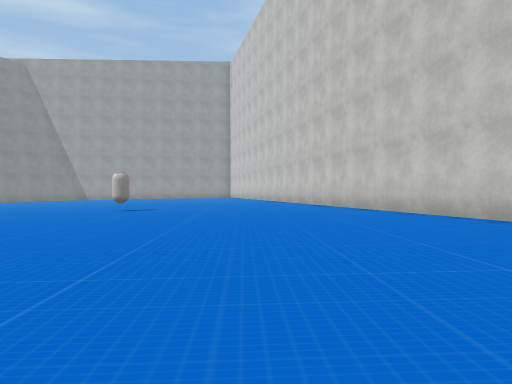
View 1 (above)

24 first-person views from a walk through a 3-D level made in the Unity game engine. The camera is 1.2 m above the floor, looks level and sees 70° across. The floor is counted in squares, 2 m on a side. Each view is taken from the middle of a square. On the plan, view 1 faces up. The plan holds only what a view shows up to about 10 squares ahead; the rest is blank. The place goes on beyond the plan. The player character is not drawn. Some surface patterns are stand-ins.

View 2
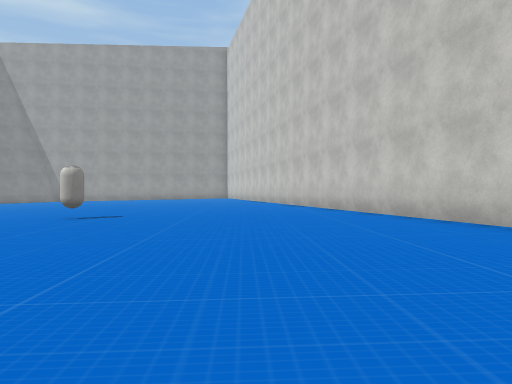

View 3
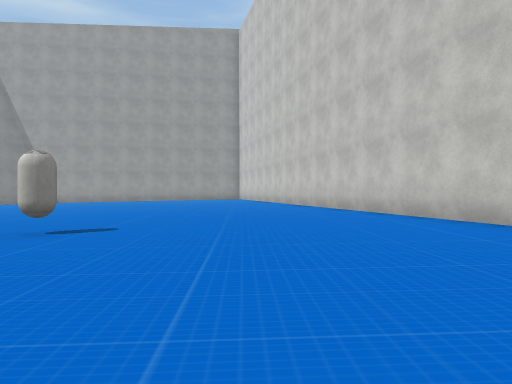

View 4
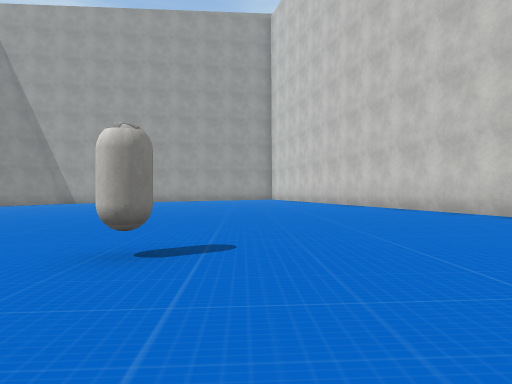

View 5
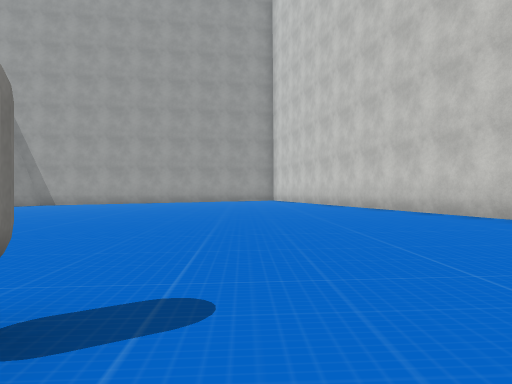

View 6
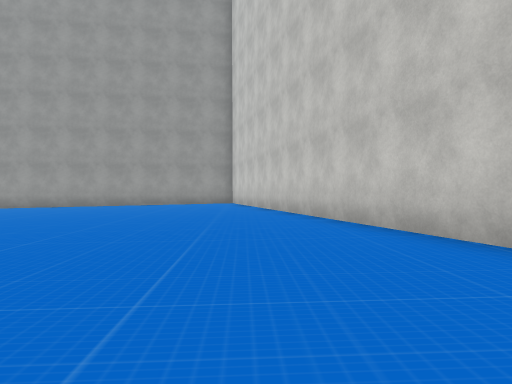

View 7
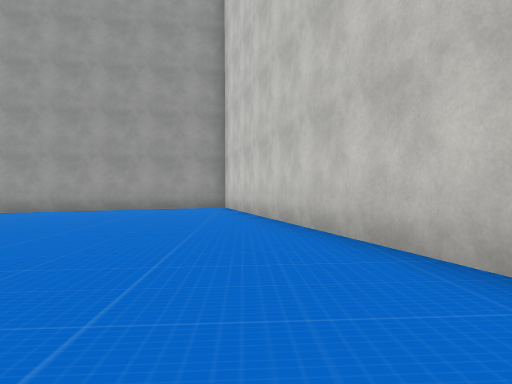

View 8
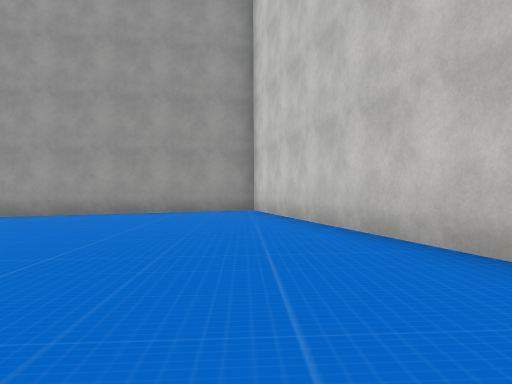

View 9
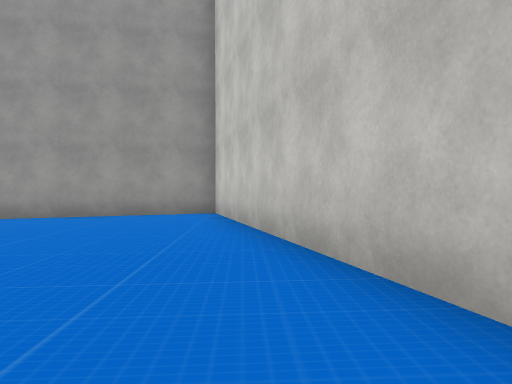

View 10
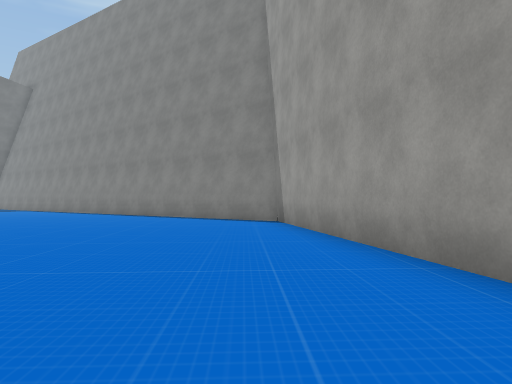

View 11
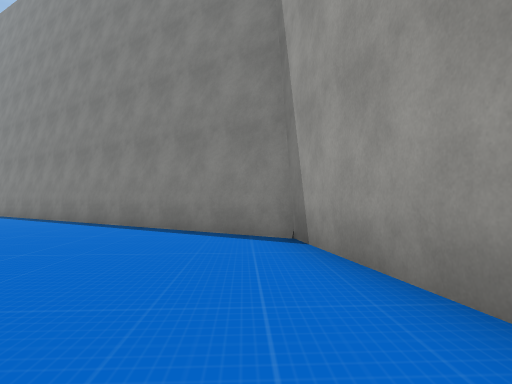

View 12
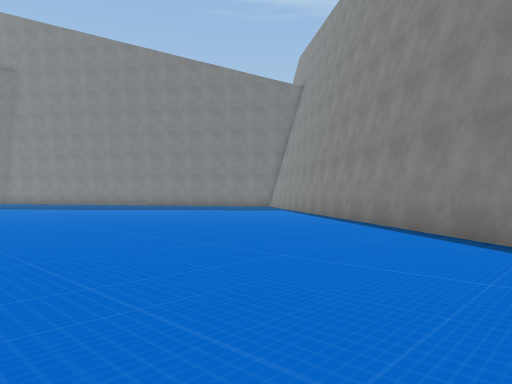

View 13
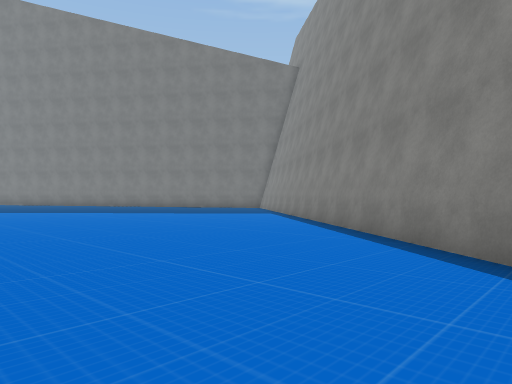

View 14
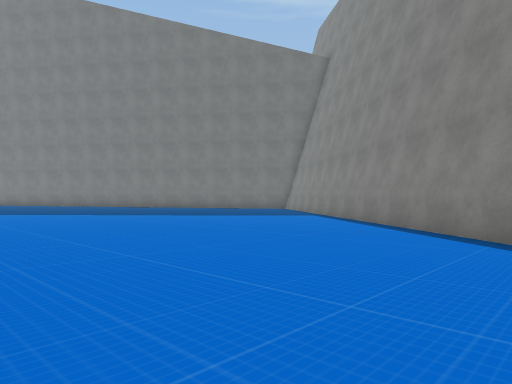

View 15
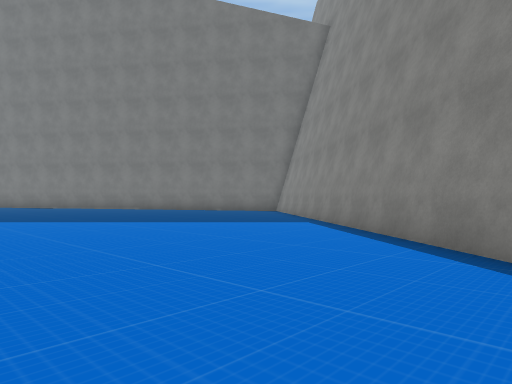

View 16
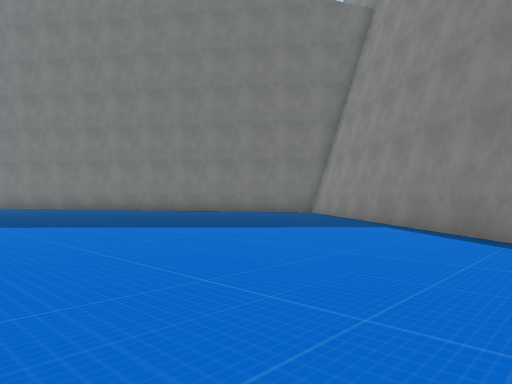

View 17
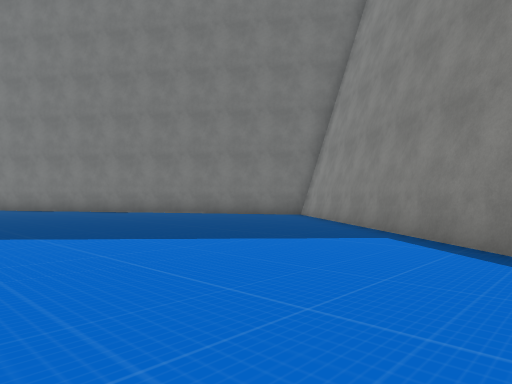

View 18
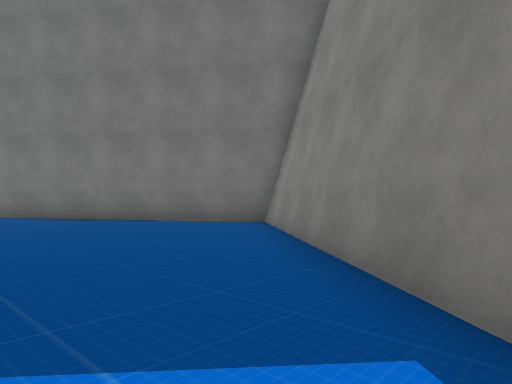

View 19
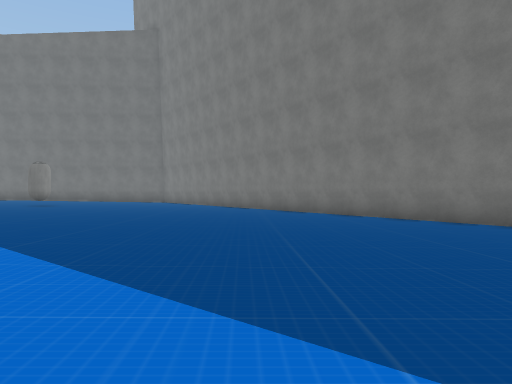

View 20
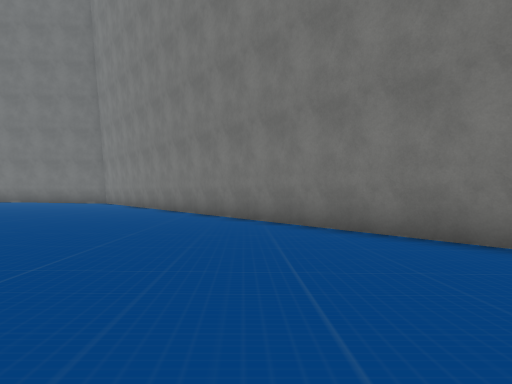

View 21
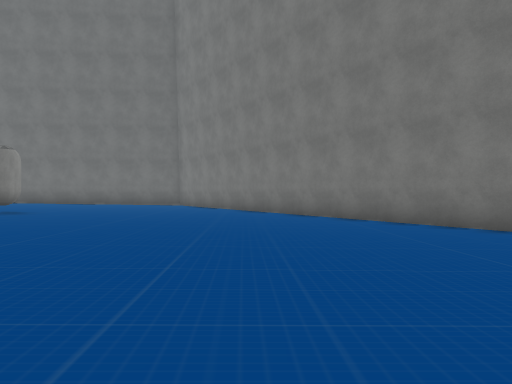

View 22
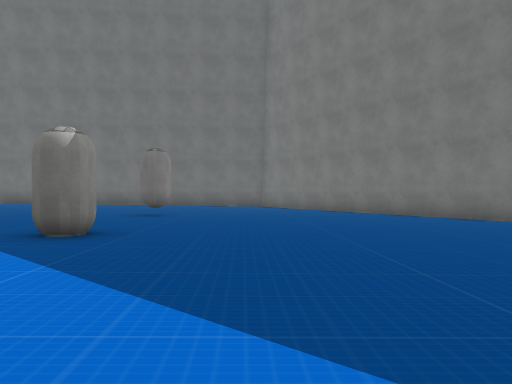

View 23
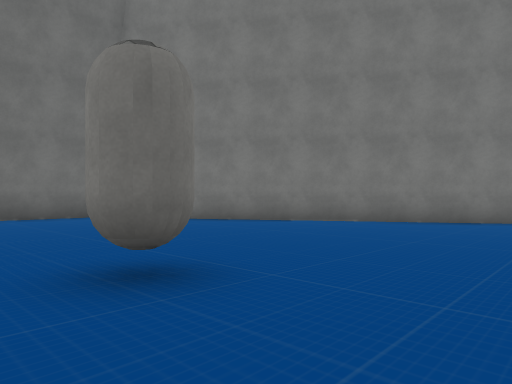

View 24
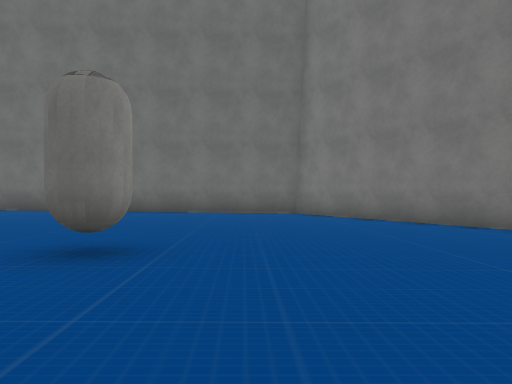

### Floor plan
Key: @ floor where view 1 was taken; # wall or solid block; . main floor; : floor 0.25 m higher than the main floor; - floor 0.25 m lower than the main floor; _ floor 0.5 m lower than the main floor; < floor 0.75 m lower than the main floor; / step, stairs or slope; O other object.
Columns run from 28 left of view 1 to 5 right of it. Each row starts with its distance up from view 1.
 30                        ####
 29                  #######::##
 28               ####...::::::#
 27              ##.......:::::#
 26             ##........:::::##
 25            ##/-.......::::::#
 24            #/--........:::::#
 23           ##---..... ..:::::#
 22          ##-----...  ...::::##
 21         ##------...  ...:::::#
 20        ##--------.......:::::#
 19        #_--------........::::#
 18       ##__-------. ......::::##
 17      ##___-------- .......::::#
 16     ##_____------- .......::::#
 15    ##/_____-----    ......::::#
 14    #/______----      ......:::##
 13   ##________---      ......::::#
 12  ##<________---       ......:::#
 11 ##<<<________--       ..O...:::##
 10 #<<<<________--       ......::::#
  9 ##<<<<_______---      .......:::#
  8  ##<<<________--      .......:::#
  7   #<<<________---      .......::##
  6   ##<<<________-O-      ......:::#
  5    ##<<________---      ......:::
  4     #<<<_______----      ......:
  3     ##<<________----      .....
  2      ##<________----      .....
  1       ##<_______O---       ...
  0        #<________--         @
 -1        ##<_______--
 -2         ##________--
 -3          ##_______---
 -4           #_______ --
 -5           ##______
 -6              ___
 -7              ###

Positions as (right, up) in squares from view 1, and headings:
1: (0, 0), facing up
2: (0, 3), facing up
3: (-1, 6), facing up
4: (-3, 8), facing up
5: (-3, 10), facing up
6: (-1, 13), facing up
7: (-1, 17), facing up
8: (-2, 19), facing up
9: (-1, 20), facing up
10: (-4, 27), facing left
11: (-8, 27), facing left
12: (-9, 27), facing down-left
13: (-12, 25), facing down-left
14: (-12, 23), facing down-left
15: (-15, 21), facing down-left
16: (-15, 19), facing down-left
17: (-17, 18), facing down-left
18: (-21, 16), facing down-left
19: (-21, 16), facing down
20: (-23, 12), facing down
21: (-19, 11), facing down
22: (-15, 11), facing down
23: (-11, 4), facing down-left
24: (-14, 5), facing down
